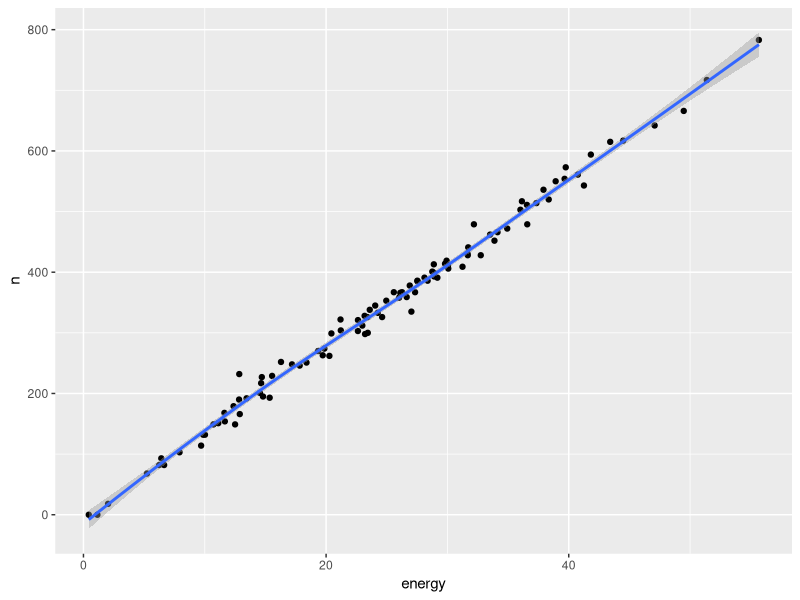
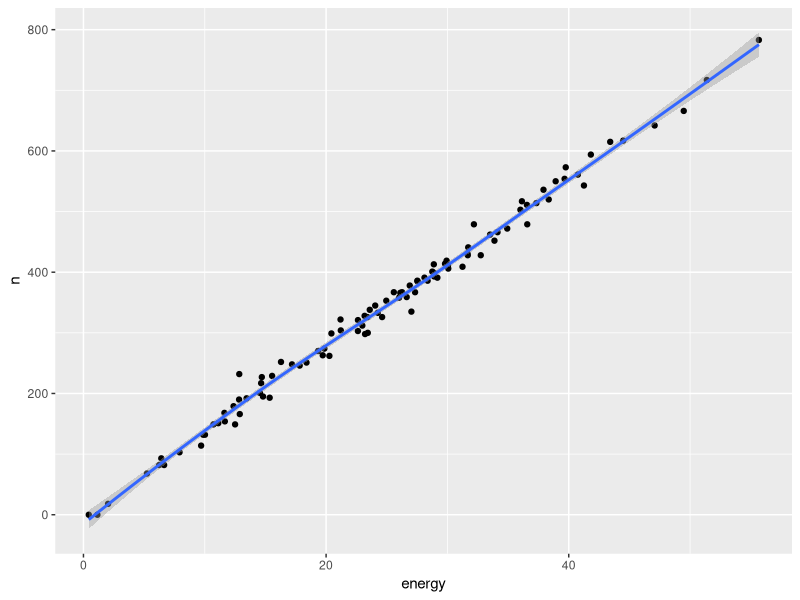

Write R code to recreate these figures, in order.
## ---- chunk 1
require(sampling)
require(survey)
require(dplyr)
require(ggplot2)
## ---- chunk 2
set.seed(11)
coffees <- round(rpois(1000,350)+rnorm(100,0,sd=150))
coffees[coffees<0] <- 0
# and energy use
energy <- 0.072*coffees+rnorm(n=1000,mean=0,sd=1)
energy[energy<0] <- 0
coffeedata <- as.data.frame(cbind(coffees,energy))
names(coffeedata) <- c("n","energy")
## ---- chunk 3
set.seed(11)
coffeedata$srs <- srswor(100,nrow(coffeedata))
coffee <- subset(coffeedata, srs==1)
## ---- chunk 4
coffee$fpc <- 1000
srsdesign <-svydesign(ids=~1,fpc=~fpc,data=coffee)
## ---- chunk 5
svymean(~n, design=srsdesign) # se =15.415)
# or estimate the confidence interval directly
confint(svymean(~n, design=srsdesign)) #[312.237;372.663]
## ---- chunk 6
# With the ratio0-estimator we will predict for every case in our population, 
# based on a covariate x (energy) what the value of the dependent variable y (n) is.
# I am creating a new predicted population for this, 
# where I delete the values for all cases that I did not sample.
predictedpop <-coffeedata
predictedpop$n[predictedpop$srs!=1] <- NA
## ---- chunk 7
ggplot(coffee,aes(y=n, x=energy))+
         geom_point()+
         geom_smooth()
## ---- chunk 8
#answer: looks great!
## ---- chunk 9
# estimate the ratio betwen energy/n
ratio <- svyratio(~n,~energy, design=srsdesign)
# what is this ratio?
print(ratio) # with 1 KwH of energy, 13.81 coffees are made on average
## ---- chunk 10
# We here now use the predict value, which takes the output of a regression model (below:"ratio")
# and then we multiply these coefficients with the values of our covariate (energy) 
# to estimate the mean on y (n coffees)
# the "total" command is used in the predict() function to predict a new variable
predict(ratio, total=mean(predictedpop$energy))
# we can also manually get to this mean by taking the ratio * mean(x)
ratio[[1]] * mean(coffeedata$energy)

## ---- chunk 11
# answer: and the standard error = only 1.35, see below, compared to # se =15.4 with an SRS!
## ---- chunk 12
# what about bias in SRS?
mean(coffee$n)-mean(coffeedata$n) # -.91
# MSE srs:
-.916^2 + 15.415 # no bias, but large variance (se)


# bias in ratio-esttimator
bias <- predict(ratio, total=mean(predictedpop$energy))[[1]] -mean(coffeedata$n) 
print(bias) # bias in the ratio estimator = -2. So there is some bias in the ratio estimator

#and the  MSE for the  ratio estimator:
bias^2 + predict(ratio, total=mean(predictedpop$energy))[[2]]

# MSE is largely caused by bias in the ratio estimator, but still smaller than with an SRS
## ---- chunk 13
 # why?
summary(glm(n~energy, data=coffee))
## ---- chunk 14
# there is bias in the ratio estimator because the intercept is not 0!
# you could have spotted this if you had zoomed in on the intercept in the scatterplot
 ggplot(coffee,aes(y=n, x=energy))+
         geom_point()+
         geom_smooth()
# the regression line should cross the origin at (0,0), but it does not
# even when a machine does not produce coffee, there is still some energy being used, 
# likely for being on standby
## ---- chunk 15
# We typically know the size of a cluster, both in terms of the # of people, and size of landmass
# At the same time: the size of a cluster is often related to all kinds of things you can count. Eg.:

# when you think of population size:
# demographic events, like the total # of newborns, marriages, deaths
# other events, like hospitalizations, crime, houses sold, etc.

# when uou think of area size
# counts of plants, animals
# agricultural production.


# we can also estimate the total for the number of coffees drunk; this is simply the mean (and standard error) * 100
svytotal(~n, design=srsdesign) # se =15415
# or the confidence interval
confint(svytotal(~n, design=srsdesign)) #[312237;372663]
